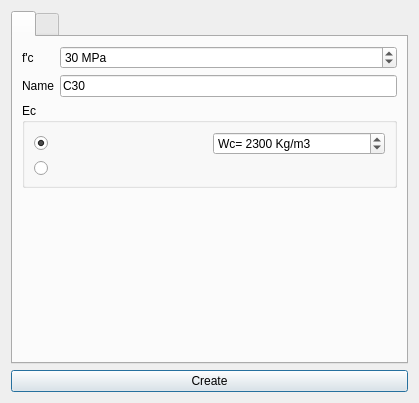
<?xml version="1.0" encoding="UTF-8"?>
<ui version="4.0">
 <class>Dialog</class>
 <widget class="QDialog" name="Dialog">
  <property name="geometry">
   <rect>
    <x>0</x>
    <y>0</y>
    <width>419</width>
    <height>403</height>
   </rect>
  </property>
  <property name="windowTitle">
   <string>Create Materials</string>
  </property>
  <property name="windowIcon">
   <iconset resource="../../civiltools.qrc">
    <normaloff>:/creates/images/materials.svg</normaloff>:/creates/images/materials.svg</iconset>
  </property>
  <layout class="QVBoxLayout" name="verticalLayout">
   <item>
    <widget class="QTabWidget" name="tabWidget">
     <property name="currentIndex">
      <number>0</number>
     </property>
     <property name="iconSize">
      <size>
       <width>60</width>
       <height>60</height>
      </size>
     </property>
     <widget class="QWidget" name="concrete">
      <attribute name="icon">
       <iconset resource="../../civiltools.qrc">
        <normaloff>:/creates/images/concrete-truck.svg</normaloff>:/creates/images/concrete-truck.svg</iconset>
      </attribute>
      <attribute name="title">
       <string/>
      </attribute>
      <layout class="QVBoxLayout" name="verticalLayout_2">
       <item>
        <layout class="QFormLayout" name="formLayout">
         <item row="0" column="0">
          <widget class="QLabel" name="label">
           <property name="text">
            <string>f'c</string>
           </property>
          </widget>
         </item>
         <item row="0" column="1">
          <widget class="QSpinBox" name="fc_spinbox">
           <property name="suffix">
            <string> MPa</string>
           </property>
           <property name="prefix">
            <string/>
           </property>
           <property name="minimum">
            <number>20</number>
           </property>
           <property name="maximum">
            <number>70</number>
           </property>
           <property name="singleStep">
            <number>5</number>
           </property>
           <property name="value">
            <number>30</number>
           </property>
          </widget>
         </item>
         <item row="1" column="0">
          <widget class="QLabel" name="label_2">
           <property name="text">
            <string>Name</string>
           </property>
          </widget>
         </item>
         <item row="1" column="1">
          <widget class="QLineEdit" name="fc_name">
           <property name="text">
            <string>C30</string>
           </property>
          </widget>
         </item>
        </layout>
       </item>
       <item>
        <widget class="QGroupBox" name="groupBox">
         <property name="title">
          <string>Ec</string>
         </property>
         <layout class="QGridLayout" name="gridLayout_2">
          <item row="0" column="0">
           <widget class="QRadioButton" name="ec1">
            <property name="text">
             <string/>
            </property>
            <property name="icon">
             <iconset resource="../../civiltools.qrc">
              <normaloff>:/creates/images/ec1.svg</normaloff>:/creates/images/ec1.svg</iconset>
            </property>
            <property name="iconSize">
             <size>
              <width>120</width>
              <height>30</height>
             </size>
            </property>
            <property name="checked">
             <bool>true</bool>
            </property>
           </widget>
          </item>
          <item row="0" column="1">
           <widget class="QSpinBox" name="wc">
            <property name="suffix">
             <string> Kg/m3</string>
            </property>
            <property name="prefix">
             <string>Wc= </string>
            </property>
            <property name="minimum">
             <number>1440</number>
            </property>
            <property name="maximum">
             <number>2560</number>
            </property>
            <property name="singleStep">
             <number>5</number>
            </property>
            <property name="value">
             <number>2300</number>
            </property>
           </widget>
          </item>
          <item row="1" column="0">
           <widget class="QRadioButton" name="ec2">
            <property name="text">
             <string/>
            </property>
            <property name="icon">
             <iconset resource="../../civiltools.qrc">
              <normaloff>:/creates/images/ec2.svg</normaloff>:/creates/images/ec2.svg</iconset>
            </property>
            <property name="iconSize">
             <size>
              <width>120</width>
              <height>30</height>
             </size>
            </property>
            <property name="checked">
             <bool>false</bool>
            </property>
           </widget>
          </item>
         </layout>
        </widget>
       </item>
       <item>
        <spacer name="verticalSpacer">
         <property name="orientation">
          <enum>Qt::Vertical</enum>
         </property>
         <property name="sizeHint" stdset="0">
          <size>
           <width>20</width>
           <height>40</height>
          </size>
         </property>
        </spacer>
       </item>
      </layout>
     </widget>
     <widget class="QWidget" name="rebar">
      <attribute name="icon">
       <iconset resource="../../civiltools.qrc">
        <normaloff>:/creates/images/rebars.svg</normaloff>:/creates/images/rebars.svg</iconset>
      </attribute>
      <attribute name="title">
       <string/>
      </attribute>
     </widget>
    </widget>
   </item>
   <item>
    <widget class="QPushButton" name="create_pushbutton">
     <property name="text">
      <string>Create</string>
     </property>
     <property name="icon">
      <iconset resource="../../civiltools.qrc">
       <normaloff>:/civiltools/images/etabs.png</normaloff>:/civiltools/images/etabs.png</iconset>
     </property>
     <property name="iconSize">
      <size>
       <width>60</width>
       <height>60</height>
      </size>
     </property>
    </widget>
   </item>
  </layout>
 </widget>
 <tabstops>
  <tabstop>fc_spinbox</tabstop>
  <tabstop>fc_name</tabstop>
  <tabstop>ec1</tabstop>
  <tabstop>wc</tabstop>
  <tabstop>ec2</tabstop>
  <tabstop>tabWidget</tabstop>
 </tabstops>
 <resources>
  <include location="../../civiltools.qrc"/>
 </resources>
 <connections/>
</ui>
